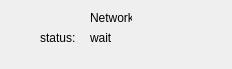
<?xml version="1.0" encoding="UTF-8"?>
<ui version="4.0">
 <class>network</class>
 <widget class="QWidget" name="network">
  <property name="geometry">
   <rect>
    <x>0</x>
    <y>0</y>
    <width>232</width>
    <height>69</height>
   </rect>
  </property>
  <property name="minimumSize">
   <size>
    <width>232</width>
    <height>69</height>
   </size>
  </property>
  <property name="maximumSize">
   <size>
    <width>232</width>
    <height>69</height>
   </size>
  </property>
  <property name="windowTitle">
   <string>Network</string>
  </property>
  <property name="windowIcon">
   <iconset>
    <normaloff>main.ico</normaloff>main.ico</iconset>
  </property>
  <widget class="QLabel" name="label">
   <property name="geometry">
    <rect>
     <x>90</x>
     <y>10</y>
     <width>42</width>
     <height>16</height>
    </rect>
   </property>
   <property name="text">
    <string>Network</string>
   </property>
  </widget>
  <widget class="QLabel" name="label_2">
   <property name="geometry">
    <rect>
     <x>40</x>
     <y>30</y>
     <width>42</width>
     <height>16</height>
    </rect>
   </property>
   <property name="text">
    <string>status:</string>
   </property>
  </widget>
  <widget class="QLabel" name="status">
   <property name="geometry">
    <rect>
     <x>90</x>
     <y>30</y>
     <width>131</width>
     <height>16</height>
    </rect>
   </property>
   <property name="text">
    <string>wait</string>
   </property>
  </widget>
 </widget>
 <resources/>
 <connections/>
</ui>
